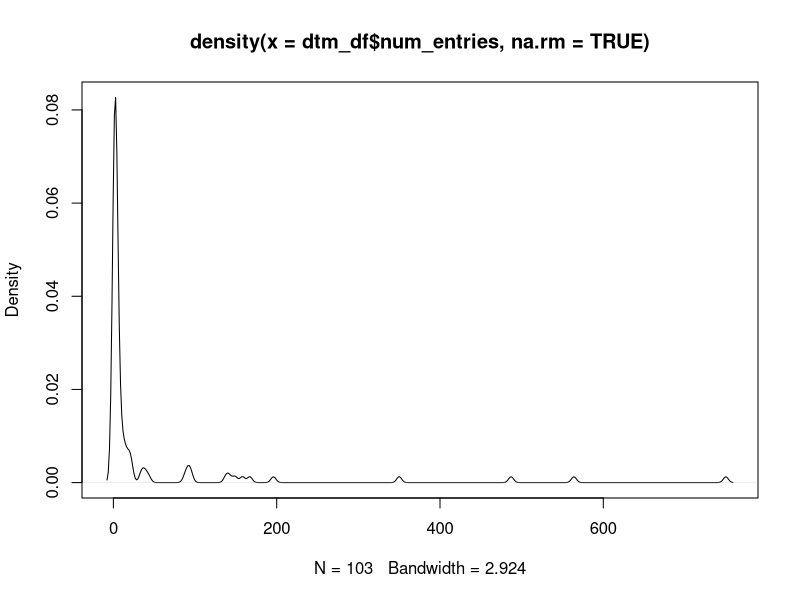
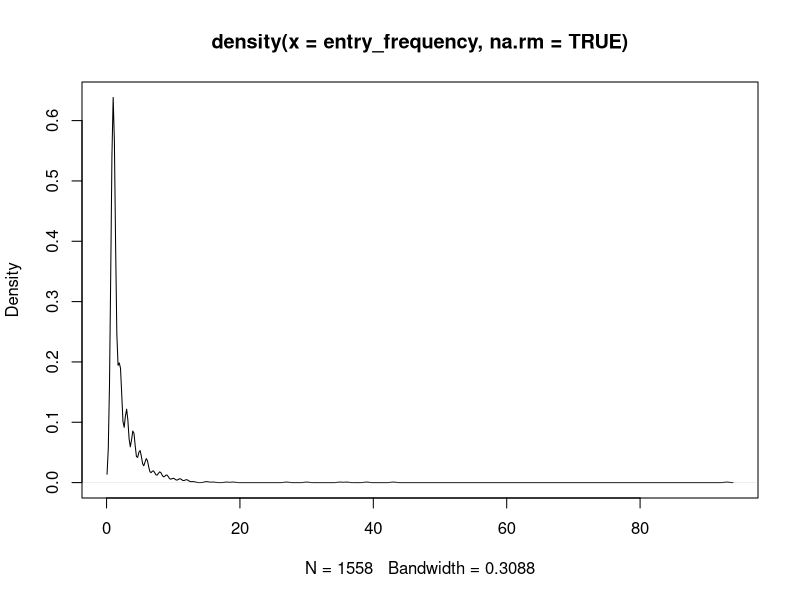
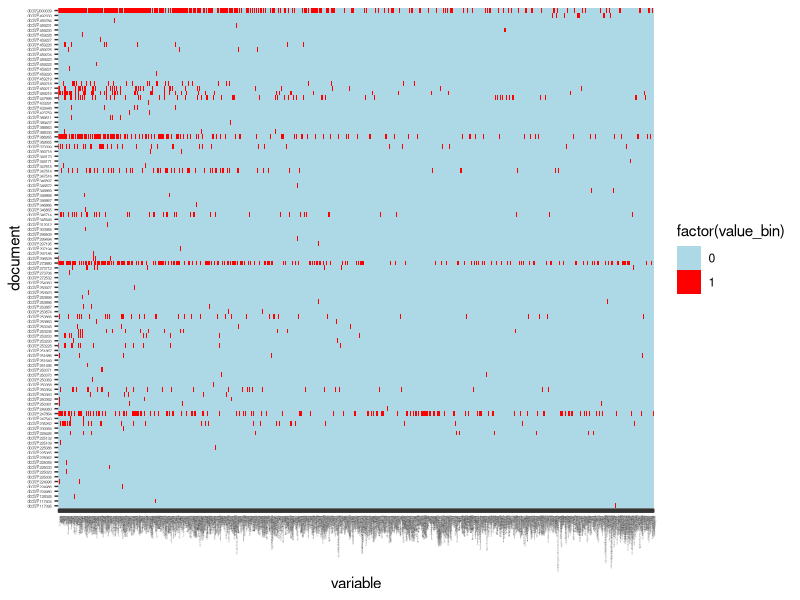
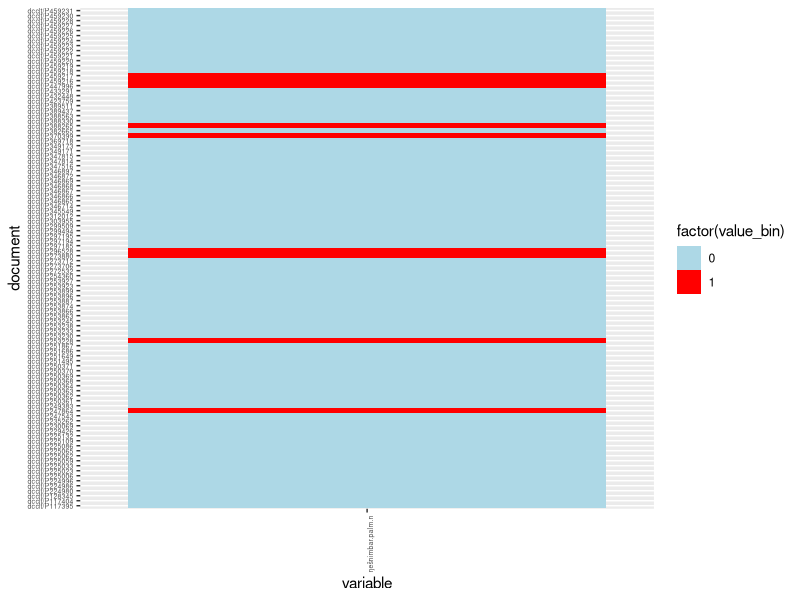

Write R code to recreate these figures, in order.
## This script is deprecated as of 2/10/17. See Jupyter notebook for updated R code. 
## Erin Becker

## Load in DTM data frame.
setwd("Box Sync/digital-humanities-phylogenetics/data")
dtm_df = read.table("dtm_df.csv", sep = ",", header = TRUE, row.names = 1)

## We need to know how sparse the DTM is. 
## How often does each entry appear in the entire collection of documents?
## How frequently do entries re-occur across documents?

dtm_df$num_entries = rowSums(dtm_df)
dtm_df["num_occurances",] = colSums(dtm_df)
dtm_df["num_occurances","num_entries"] = NA 

plot(density(dtm_df$num_entries, na.rm = TRUE))
table(dtm_df$num_entries) #number of documents with each number of entries

length(which(dtm_df$num_entries >= 10))
length(which(dtm_df$num_entries >= 100))

## Only 29 documents have 10 or more entries. Ten documents have greater than 100 entries.

## How frequently do entries re-occur across documents?
entry_frequency = unlist(dtm_df["num_occurances",])

plot(density(entry_frequency, na.rm = TRUE))
common_entries = entry_frequency[which(entry_frequency >= 10)]
length(common_entries)
# 37 entries appear ten or more times across all documents
summary(entry_frequency)

## Some exploratory analysis
## Note that some entries DO appear more than once in a single document,
## (eg. dcclt/P370399 ŋešnimbar.palm.n)
## Talk with Niek: These multiple entries represent instances where 
## there was a preceeding/succeeding word attached which is not preserved.
## Need to re-figure out how to scrape data.
## so we need to convert dtm_df to presence/absence for the following to work.
## http://oracc.museum.upenn.edu/dcclt/P370399

## Also need to preserve non-lematized information 
## (eg. oiii13-17 http://oracc.museum.upenn.edu/dcclt/P370399)

## There are also lines which are completely unlematized. 
## How do we deal with "traces of" lines? Not consistently noted. Sometimes unknown.
## Line numbers are preserved - add line numbers to data structure
## Last line missing from at least some documents in scraped data

dtm_df = read.table("dtm_df.csv", sep = ",", header = TRUE, row.names = 1)
# currently "variables" (entries) are sorted alphabetically, would like sorted by frequency
dtm_df = dtm_df[,order(colSums(dtm_df), decreasing = TRUE)]
dtm_df$document = row.names(dtm_df)

library(reshape)
melted_dtm_df = melt(dtm_df)
for(row in 1:nrow(melted_dtm_df)) {
  if(melted_dtm_df$value[row] >= 1) melted_dtm_df$value_bin[row] = 1
  else melted_dtm_df$value_bin[row] = melted_dtm_df$value[row]
}
#tm package to create dtm, use binary option

write.csv(melted_dtm_df, file = "melted_dtm_df.csv", quote = FALSE, row.names = FALSE)

# This also works, I think, to convert to binary presence/absence data.
# as.matrix((melted_dtm_df > 0) + 0)

# http://stackoverflow.com/questions/10397183/heat-map-of-binary-data-using-r-or-python
library(ggplot2)
# ggplot(data = melted_dtm_df[150000:160474,], aes(y=document, x=variable, fill=value)) + 
#   geom_tile() +
#   theme(axis.text.x = element_text(angle = 90, hjust = 1, size = 5))

qplot(data=melted_dtm_df, x=variable,y=document, fill=factor(value_bin),
    geom="tile")+scale_fill_manual(values=c("0"="lightblue", "1"="red")) +
  theme(axis.text.x = element_text(angle = 90, hjust = 1, size = 1), axis.text.y = element_text(size = 3))

## Currently sorted by frequency of entries, not #documents entries in
## ŋešnimbar.palm.n is found 93 times across corpus, but in only 8 documents!
qplot(data=melted_dtm_df[1:100,], x=variable,y=document, fill=factor(value_bin),
      geom="tile")+scale_fill_manual(values=c("0"="lightblue", "1"="red")) +
  theme(axis.text.x = element_text(angle = 90, hjust = 1, size = 5), axis.text.y = element_text(size = 5))
